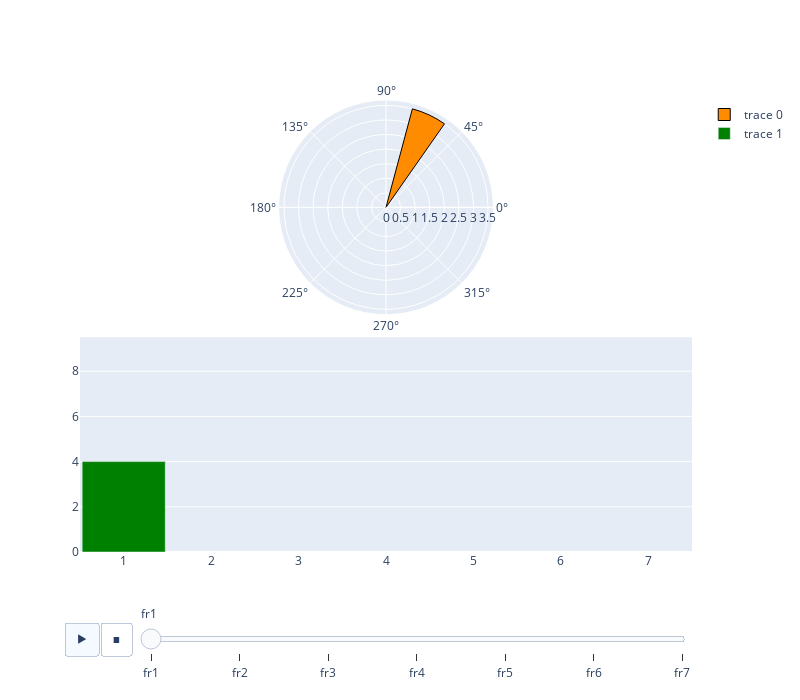

The notebook cell saved with this chart:
### Code cell
import numpy as np
import plotly.graph_objects as go

fig=go.Figure().set_subplots(2,1, vertical_spacing=0.05,
                             specs=[[{"type": "polar"}], [{"type":"bar"}]])

r=[3.5, 1.5, 2.5, 4.5, 4.5, 4, 3]
theta=[65, 15, 210, 110, 312.5, 180, 270]
width=[20,15,10,20,15,30,15]
x= np.arange(1, 8)
bh = [4, 6, 3, 7, 8, 5, 9]


fig.add_trace(go.Barpolar(r=r[:1], theta=theta[:1], width=width[:1], 
                          marker_color="#ff8c00",
                          marker_line_color="black",
                          marker_line_width=1),1, 1)
fig.add_trace(go.Bar(x=x[:1], y=bh[:1], marker_color="green", width=0.95), 2,1);

fig.update_layout(width=800, height=700, xaxis_range=[0.5, 7.5], yaxis_range=[0, max(bh)+0.5]);

frames=[go.Frame(data=[go.Barpolar(r=r[:k+1], theta=theta[:k+1], width=width[:k+1]),
                       go.Bar(x=x[:k+1], y=bh[:k+1])],
                 name=f"fr{k}",
                 traces=[0,1]) for k in range(len(r))]  #r, theta, width, x, bh must have the same len=number of frames

fig.update(frames=frames)

def frame_args(duration):
    return {
            "frame": {"duration": duration},
            "mode": "immediate",
            "fromcurrent": True,
            "transition": {"duration": duration, "easing": "linear"},
        }

fr_duration=50  # customize this frame duration according to your data!!!!!
sliders = [
            {
                "pad": {"b": 10, "t": 50},
                "len": 0.9,
                "x": 0.1,
                "y": 0,
                "steps": [
                    {
                        "args": [[f.name], frame_args(fr_duration)],
                        "label": f"fr{k+1}",
                        "method": "animate",
                    }
                    for k, f in enumerate(fig.frames)
                ],
            }
        ]


fig.update_layout(sliders=sliders,
                  updatemenus = [
                        {
                        "buttons": [
                            {
                             "args": [None, frame_args(fr_duration)],
                             "label": "&#9654;", # play symbol
                             "method": "animate",
                            },
                            {
                             "args": [[None], frame_args(fr_duration)],
                             "label": "&#9724;", # pause symbol
                             "method": "animate",
                            }],
                        "direction": "left",
                        "pad": {"r": 10, "t": 70},
                        "type": "buttons",
                        "x": 0.1,
                        "y": 0,
                        }])

### Figure 1 — Plotly figure (JSON) as saved in the notebook; plotly's stock layout.template omitted (floating-point values rounded to 4 significant figures)
{"data": [{"marker": {"color": "#ff8c00", "line": {"color": "black", "width": 1}}, "r": [3.5], "subplot": "polar", "theta": [65], "type": "barpolar", "width": [20]}, {"marker": {"color": "green"}, "type": "bar", "width": 0.95, "x": [1], "xaxis": "x", "y": [4], "yaxis": "y"}], "layout": {"height": 700, "polar": {"domain": {"x": [0, 1], "y": [0.525, 1]}}, "sliders": [{"len": 0.9, "pad": {"b": 10, "t": 50}, "steps": [{"args": [["fr0"], {"frame": {"duration": 50}, "fromcurrent": true, "mode": "immediate", "transition": {"duration": 50, "easing": "linear"}}], "label": "fr1", "method": "animate"}, {"args": [["fr1"], {"frame": {"duration": 50}, "fromcurrent": true, "mode": "immediate", "transition": {"duration": 50, "easing": "linear"}}], "label": "fr2", "method": "animate"}, {"args": [["fr2"], {"frame": {"duration": 50}, "fromcurrent": true, "mode": "immediate", "transition": {"duration": 50, "easing": "linear"}}], "label": "fr3", "method": "animate"}, {"args": [["fr3"], {"frame": {"duration": 50}, "fromcurrent": true, "mode": "immediate", "transition": {"duration": 50, "easing": "linear"}}], "label": "fr4", "method": "animate"}, {"args": [["fr4"], {"frame": {"duration": 50}, "fromcurrent": true, "mode": "immediate", "transition": {"duration": 50, "easing": "linear"}}], "label": "fr5", "method": "animate"}, {"args": [["fr5"], {"frame": {"duration": 50}, "fromcurrent": true, "mode": "immediate", "transition": {"duration": 50, "easing": "linear"}}], "label": "fr6", "method": "animate"}, {"args": [["fr6"], {"frame": {"duration": 50}, "fromcurrent": true, "mode": "immediate", "transition": {"duration": 50, "easing": "linear"}}], "label": "fr7", "method": "animate"}], "x": 0.1, "y": 0}], "updatemenus": [{"buttons": [{"args": [null, {"frame": {"duration": 50}, "fromcurrent": true, "mode": "immediate", "transition": {"duration": 50, "easing": "linear"}}], "label": "&#9654;", "method": "animate"}, {"args": [[null], {"frame": {"duration": 50}, "fromcurrent": true, "mode": "immediate", "transition": {"duration": 50, "easing": "linear"}}], "label": "&#9724;", "method": "animate"}], "direction": "left", "pad": {"r": 10, "t": 70}, "type": "buttons", "x": 0.1, "y": 0}], "width": 800, "xaxis": {"anchor": "y", "domain": [0, 1], "range": [0.5, 7.5]}, "yaxis": {"anchor": "x", "domain": [0, 0.475], "range": [0, 9.5]}}}
